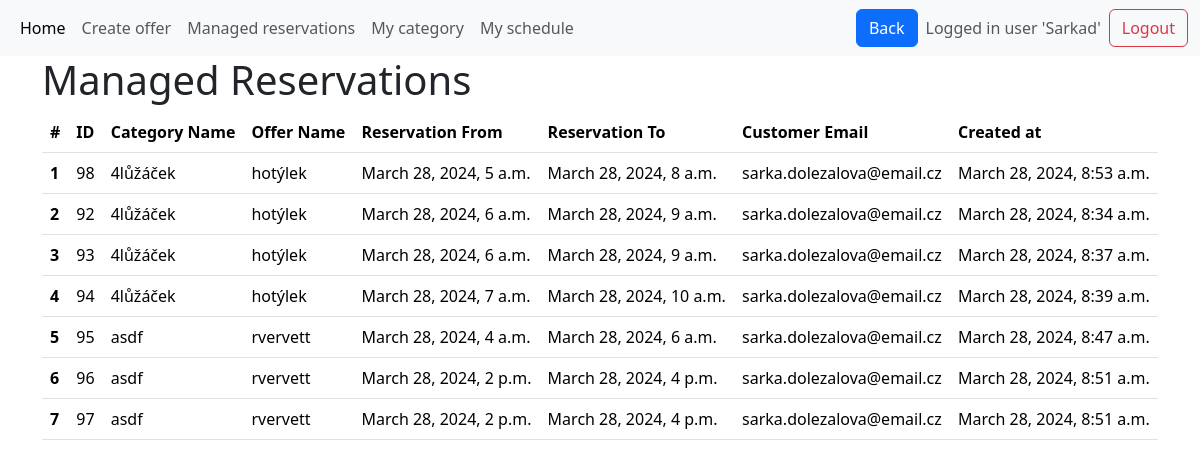
Page /managed_reservations (signed in) on the earlier database version.
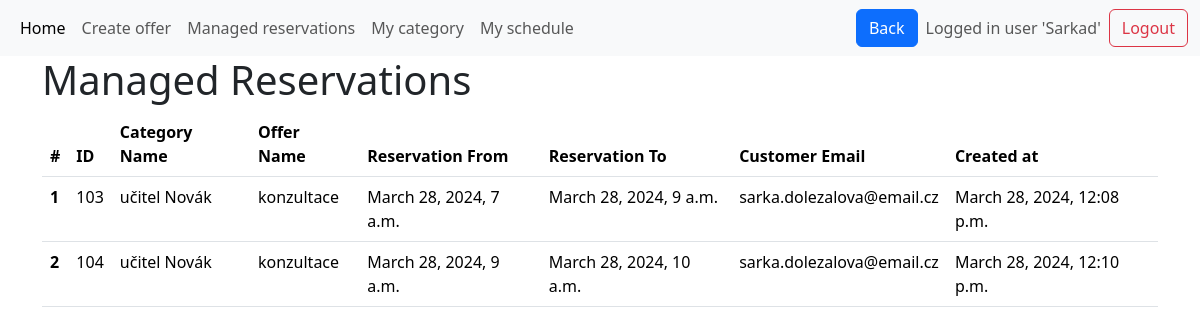
Same page on the later database version.
### base/models.py (models this page shows, shortened)
class Reservation(models.Model):
    reservation_from = models.DateTimeField(help_text="Start time/date of the reservation")
    reservation_to = models.DateTimeField(null=True, blank=True, help_text="End time/date of the reservation")
    submission_time = models.DateTimeField(default=timezone.now, help_text="When the reservation was submitted")
    confirmed_by_manager = models.CharField(
        max_length=1,
        choices=[("A", "Confirmed"), ("N", "Not Confirmed")],
        null=True,
        blank=True,
        help_text="Whether the reservation is confirmed by a manager"
    )
    customer_email = models.EmailField()
    customer_name = models.CharField(max_length=100)
    verification_token = models.CharField(max_length=64)  # Assuming you're using a hex token
    belongs_to_category = models.ForeignKey(Category, on_delete=models.CASCADE, related_name='reservations', help_text="The category of the unit being reserved")
    status = models.CharField(
        max_length=20,
        choices=[
            ("pending", "Pending"),
            ("confirmed", "Confirmed"),
            ("cancelled", "Cancelled"),
            ("completed", "Completed"),
        ],
        default="pending",
        help_text="The current status of the reservation"
    )
    class Meta:
        ordering = ['-submission_time'] # Reservations ordered in ascending order (earliest first)

class Category(models.Model):
    category_name = models.CharField(max_length=50)
    category_description = models.CharField(max_length=1000, null=True, blank=True)
    category_capacity = models.IntegerField(default=1)
    max_simultneous_reservations = models.IntegerField(default=1)
    additional_time = models.DurationField(null=True, blank=True)
    count_of_units = models.IntegerField(default=1)
    created_at = models.DateTimeField(default=timezone.now)
    opening_time = models.TimeField(default=datetime.time(0, 0))
    closing_time = models.TimeField(default=datetime.time(23, 59,59)) #TODO 24:00 and default values 9:23-9:23
    belongs_to_offer = models.ForeignKey(Offer, on_delete=models.CASCADE)
    category_pricing = models.ForeignKey(Pricing, on_delete=models.CASCADE, null=True)

class Offer(models.Model):
    offer_name = models.CharField(max_length=50)
    available_from = models.DateField(null=True, blank=True)
    available_to = models.DateField(null=True, blank=True)
    created_at = models.DateTimeField(default=timezone.now)
    manager_of_this_offer = models.ForeignKey(
        User, on_delete=models.CASCADE, null=True, blank=True
    )

### base/views.py (the view)
# urls.py: path('managed_reservations',views.managed_reservations, name='managed_reservations' ),
@login_required
def managed_reservations(request):
    categories = Category.objects.filter(
        belongs_to_offer__manager_of_this_offer=request.user
    )
    reservations = (
        Reservation.objects.filter(belongs_to_category__in=categories)
        .select_related("belongs_to_category", "belongs_to_category__belongs_to_offer")
        .order_by(
            "belongs_to_category__belongs_to_offer__offer_name", "reservation_from"
        )
    )
    return render(
        request,
        "managed_reservations.html",
        {
            "reservations": reservations,
        },
    )

### templates/managed_reservations.html
{% extends 'main.html' %}
{% load crispy_forms_tags %}
{% block content %}
<div class="container-md">
    <h1>Managed Reservations</h1>
    {% if reservations %}
    <table class="table table-hover">
        <thead>
            <tr>
                <th scope="col">#</th>
                <th scope="col">ID</th>
                <th scope="col">Category Name</th>
                <th scope="col">Offer Name</th>
                <th scope="col">Reservation From</th>
                <th scope="col">Reservation To</th>
                <th scope="col">Customer Email</th>
                <th scope="col">Created at</th>
            </tr>
        </thead>
        <tbody>
            {% for reservation in reservations %}
            <tr>
                <th scope="row">{{ forloop.counter }}</th>
                <td>{{ reservation.id }}</td>
                <td>{{ reservation.belongs_to_category.category_name }}</td>
                <td>{{ reservation.belongs_to_category.belongs_to_offer.offer_name }}</td>
                <td>{{ reservation.reservation_from }}</td>
                <td>{{ reservation.reservation_to }}</td>
                <td>{{ reservation.customer_email }}</td>
                <td>{{ reservation.submission_time}}</td>
            </tr>
            {% endfor %}
        </tbody>
    </table>
    {% else %}
    <p>No reservations found.</p>
    {% endif %}
</div>
{% endblock %}

### templates/main.html (shortened to what this page needs)
<!DOCTYPE html>
<html>
    {% load static %}
<head>
    <link href="https://cdn.jsdelivr.net/npm/bootstrap@5.3.3/dist/css/bootstrap.min.css" rel="stylesheet"
>
    <link rel="stylesheet" href="https://cdn.jsdelivr.net/npm/bootstrap-icons@1.9.1/font/bootstrap-icons.css">
    <link rel="stylesheet" type="text/css" href="{% static 'css/style.css' %}">
</head>
<body>
    {% include 'navbar.html' %}
    {% block content %}
    {% endblock %}
</body>
</html>

### templates/navbar.html (shortened to what this page needs)
<nav class="navbar navbar-expand-lg bg-body-tertiary">
  <div class="container-fluid">
    <div class="collapse navbar-collapse" id="navbarSupportedContent">
      <ul class="navbar-nav me-auto mb-2 mb-lg-0">
        <li class="nav-item">
          <a class="nav-link active" aria-current="page" href="/manager_home">Home</a>
        </li>
        <li class="nav-item">
          <a class="nav-link" href="/create_offer">Create offer</a>
        </li>
        <li class="nav-item">
          <a class="nav-link" href="/managed_reservations">Managed reservations</a>
        </li>
        <li class="nav-item">
          <a class="nav-link" href="/my_schedule">My category</a>
        </li>
        <li class="nav-item">
          <a class="nav-link" href="/my_schedule">My schedule</a>
        </li>
      </ul>
      <button type="submit" class="btn btn-primary me-2" onclick="goBack()">Back</button>
       <div class="d-flex align-items-center">
        {% if request.user.is_authenticated %}
        <span class="navbar-text me-2"> Logged in user '{{ request.user.username | title }}'</span>
        <a class="btn btn-outline-danger" href="{% url 'logout' %}">Logout</a>
        {% else %}
        <a class="btn btn-outline-primary" href="{% url 'login' %}">Login</a>
        {% endif %}
      </div>
    </div>
    </div>
</nav>

Differences in the rows shown:
removed Reservation: id "98", belongs_to_category.category_name "4lůžáček", belongs_to_category.belongs_to_offer.offer_name "hotýlek", reservation_from "March 28, 2024, 5 a.m.", reservation_to "March 28, 2024, 8 a.m.", customer_email "sarka.dolezalova@email.cz", submission_time "March 28, 2024, 8:53 a.m."
removed Reservation: id "92", belongs_to_category.category_name "4lůžáček", belongs_to_category.belongs_to_offer.offer_name "hotýlek", reservation_from "March 28, 2024, 6 a.m.", reservation_to "March 28, 2024, 9 a.m.", customer_email "sarka.dolezalova@email.cz", submission_time "March 28, 2024, 8:34 a.m."
removed Reservation: id "93", belongs_to_category.category_name "4lůžáček", belongs_to_category.belongs_to_offer.offer_name "hotýlek", reservation_from "March 28, 2024, 6 a.m.", reservation_to "March 28, 2024, 9 a.m.", customer_email "sarka.dolezalova@email.cz", submission_time "March 28, 2024, 8:37 a.m."
removed Reservation: id "94", belongs_to_category.category_name "4lůžáček", belongs_to_category.belongs_to_offer.offer_name "hotýlek", reservation_from "March 28, 2024, 7 a.m.", reservation_to "March 28, 2024, 10 a.m.", customer_email "sarka.dolezalova@email.cz", submission_time "March 28, 2024, 8:39 a.m."
removed Reservation: id "95", belongs_to_category.category_name "asdf", belongs_to_category.belongs_to_offer.offer_name "rvervett", reservation_from "March 28, 2024, 4 a.m.", reservation_to "March 28, 2024, 6 a.m.", customer_email "sarka.dolezalova@email.cz", submission_time "March 28, 2024, 8:47 a.m."
removed Reservation: id "96", belongs_to_category.category_name "asdf", belongs_to_category.belongs_to_offer.offer_name "rvervett", reservation_from "March 28, 2024, 2 p.m.", reservation_to "March 28, 2024, 4 p.m.", customer_email "sarka.dolezalova@email.cz", submission_time "March 28, 2024, 8:51 a.m."
removed Reservation: id "97", belongs_to_category.category_name "asdf", belongs_to_category.belongs_to_offer.offer_name "rvervett", reservation_from "March 28, 2024, 2 p.m.", reservation_to "March 28, 2024, 4 p.m.", customer_email "sarka.dolezalova@email.cz", submission_time "March 28, 2024, 8:51 a.m."
added Reservation: id "103", belongs_to_category.category_name "učitel Novák", belongs_to_category.belongs_to_offer.offer_name "konzultace", reservation_from "March 28, 2024, 7 a.m.", reservation_to "March 28, 2024, 9 a.m.", customer_email "sarka.dolezalova@email.cz", submission_time "March 28, 2024, 12:08 p.m."
added Reservation: id "104", belongs_to_category.category_name "učitel Novák", belongs_to_category.belongs_to_offer.offer_name "konzultace", reservation_from "March 28, 2024, 9 a.m.", reservation_to "March 28, 2024, 10 a.m.", customer_email "sarka.dolezalova@email.cz", submission_time "March 28, 2024, 12:10 p.m."
